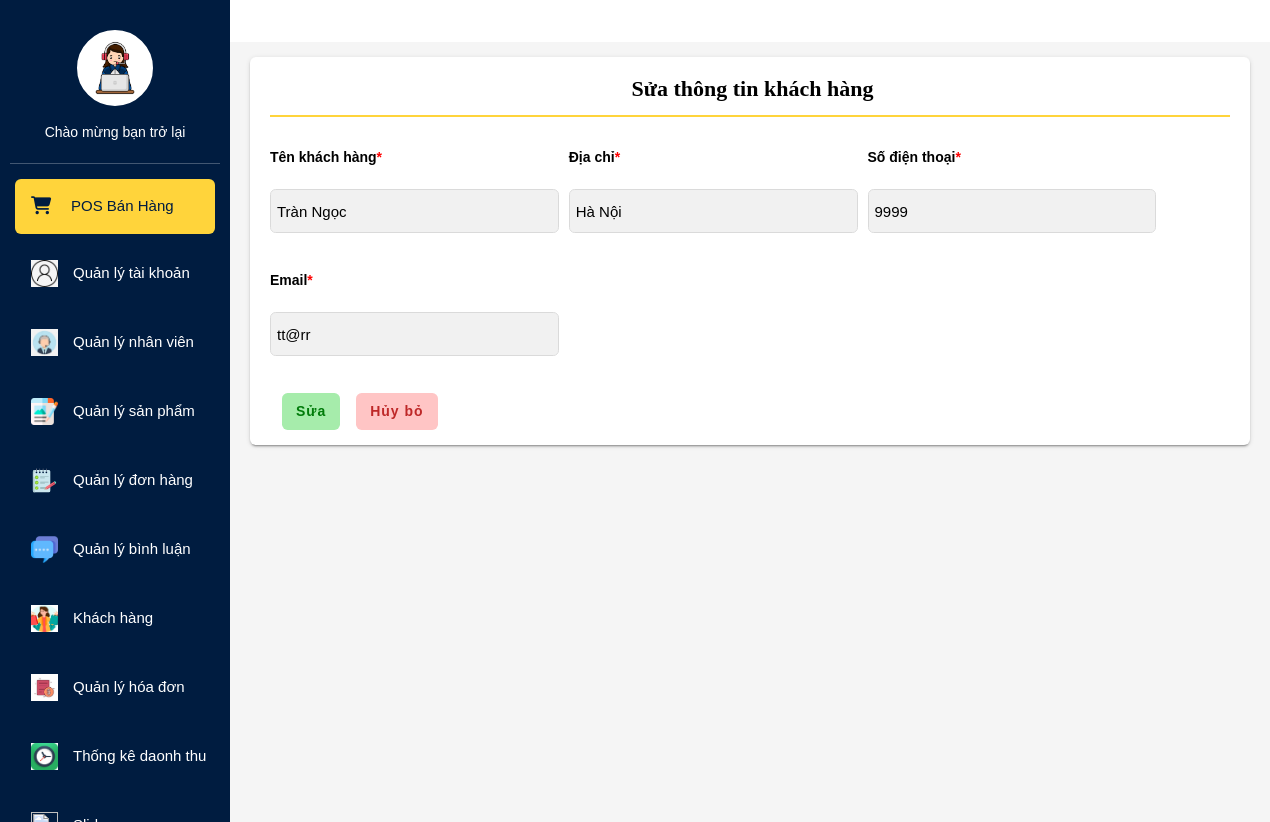
The app's page /admin/registerKHUpdate.php?id_khachhang=1 with its own data.
### tables this page shows
CREATE TABLE `tblkhachhang` (
  `id_khachhang` int(11) NOT NULL,
  `id_taikhoan` int(11) NOT NULL,
  `ten` varchar(255) NOT NULL,
  `diachi` varchar(255) NOT NULL,
  `sdt` varchar(15) NOT NULL,
  `email` varchar(255) NOT NULL
);

### admin/registerKHUpdate.php (the view, shortened to what this page needs)
<?php
include "header.php";
include "Left_side.php";
include './Config/connect.php';
if (isset($_GET['id_khachhang']) || $_GET['id_khachhang'] != NULL) {
    $id_khachhang = $_GET['id_khachhang'];
    $sql = "SELECT * FROM tblkhachhang WHERE id_khachhang='" . $id_khachhang . "'";
    $result = mysqli_query($conn, $sql);
    if (mysqli_num_rows($result) > 0) {
        while ($row = mysqli_fetch_assoc($result)) {
            $ten = $row['ten'];
            $diachi = $row['diachi'];
            $sdt = $row['sdt'];
            $email = $row['email'];
        }
    }
}
?>
<main class="app-content">
    <div class="row">
        <div class="col-md-12">
            <div class="tile">
                <h3 class="title-h3">Sửa thông tin khách hàng</h3>
                <div class="tile-body">
                    <div class="admin-content-right">
                        <form action="" method="POST">
                            <div class="product-add-content git">
                                <div class="from-group col-md-3">
                                    <label class="control-label" for="">Tên khách hàng<span style="color: red;">*</span></label> <br>
                                    <input class="form-control" value="<?php echo $ten ?>" required type="text" name="txt_ten"> <br>
                                </div>
                                <div class="from-group col-md-3">
                                    <label class="control-label" for="">Địa chỉ<span style="color: red;">*</span></label> <br>
                                    <input class="form-control" value="<?php echo $diachi ?>" required type="text" name="txt_diachi"> <br>
                                </div>
                                <div class="from-group col-md-3">
                                    <label class="control-label" for="">Số điện thoại<span style="color: red;">*</span></label> <br>
                                    <input class="form-control" value="<?php echo $sdt ?>" required type="text" name="txt_sdt"> <br>
                                </div>
                                <div class="from-group col-md-3">
                                    <label class="control-label" for="">Email<span style="color: red;">*</span></label> <br>
                                    <input readonly class="form-control" value="<?php echo $email ?>" required type="text" name="txt_email"> <br>
                                </div>
                            </div>
                            <button class="btn btn-save admin-btn" name="submit" type="submit">Sửa</button>
                                <a href="registerKH.php" class="btn btn-cancel">Hủy bỏ</a>
                        </form>
                    </div>
                </div>
            </div>
        </div>
    </div>
</main>
</body>
</html>

### records on screen
tblkhachhang: txt_ten "Tràn Ngọc", txt_diachi "Hà Nội", txt_sdt "9999", txt_email "tt@rr"
